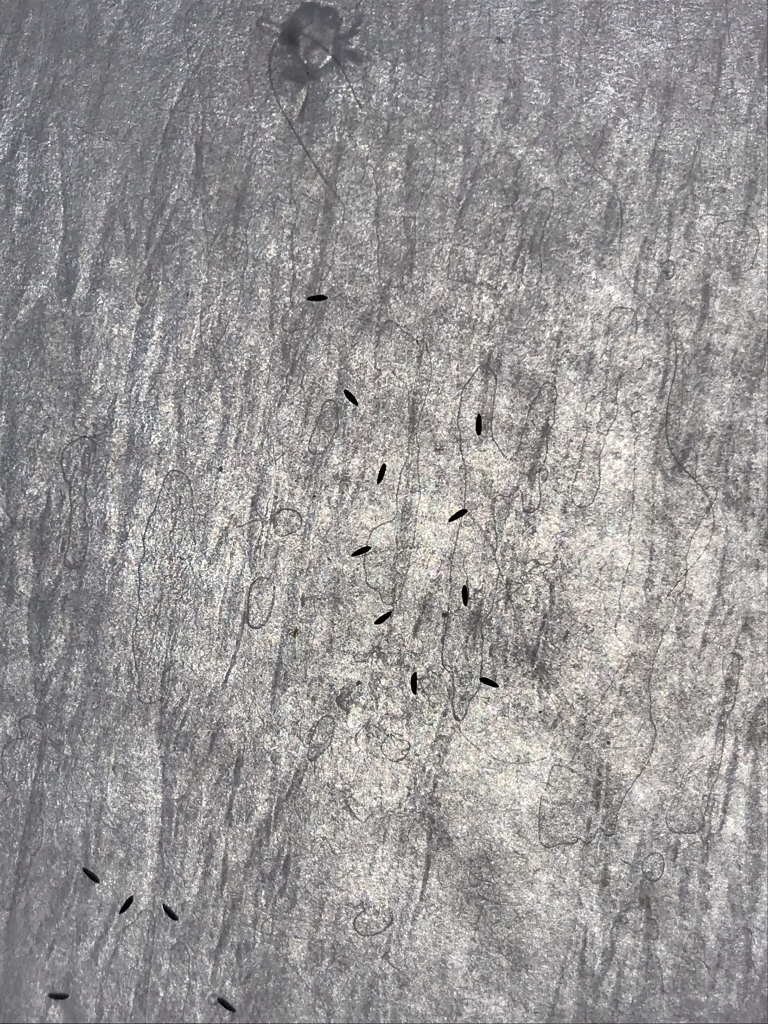
#> input picture Sample Images/SampleImage (1).JPEG, 1536 x 2048 px (shown at 1/2 size)
$ python -i ImgProcessing.py   (imports and definitions only)
#> lines starting #> are read from the running program, lines starting #| are printed output that depends on the picture; after the words box and inside, x2 and y2 are one past the last pixel; in counts of white or black regions, pixels touching at a corner belong together
#> further down, picture is the input picture: shape (2048, 1536, 3); mean B, G, R 149.9, 149.7, 151.8
import cv2
import numpy as np
from pyefd import elliptic_fourier_descriptors

class ImgProcessing:
    def __init__(self):
        self.min_H, self.max_H = 0, 179
        self.min_S, self.max_S = 0, 255
        self.min_V, self.max_V = 0, 50
        self.kernel = np.ones((3,3), np.uint8)

    def scale_img(self, img, scale):
#> called with scale = 500
        scale_percent = scale # percent of original size
        width = int(img.shape[1] * scale_percent / 100)
#> width = 7680
        height = int(img.shape[0] * scale_percent / 100)
#> height = 10240
        dim = (width, height)
#> dim = (7680, 10240)
        resized = cv2.resize(img, dim, interpolation=cv2.INTER_CUBIC)
        return resized

    def preprocess_img(self, img):
        scaled = self.scale_img(img, 500)
        hsv_img = cv2.cvtColor(scaled, cv2.COLOR_BGR2HSV)
        mask = cv2.inRange(hsv_img, (self.min_H, self.min_S, self.min_V), (self.max_H, self.max_S, self.max_V))
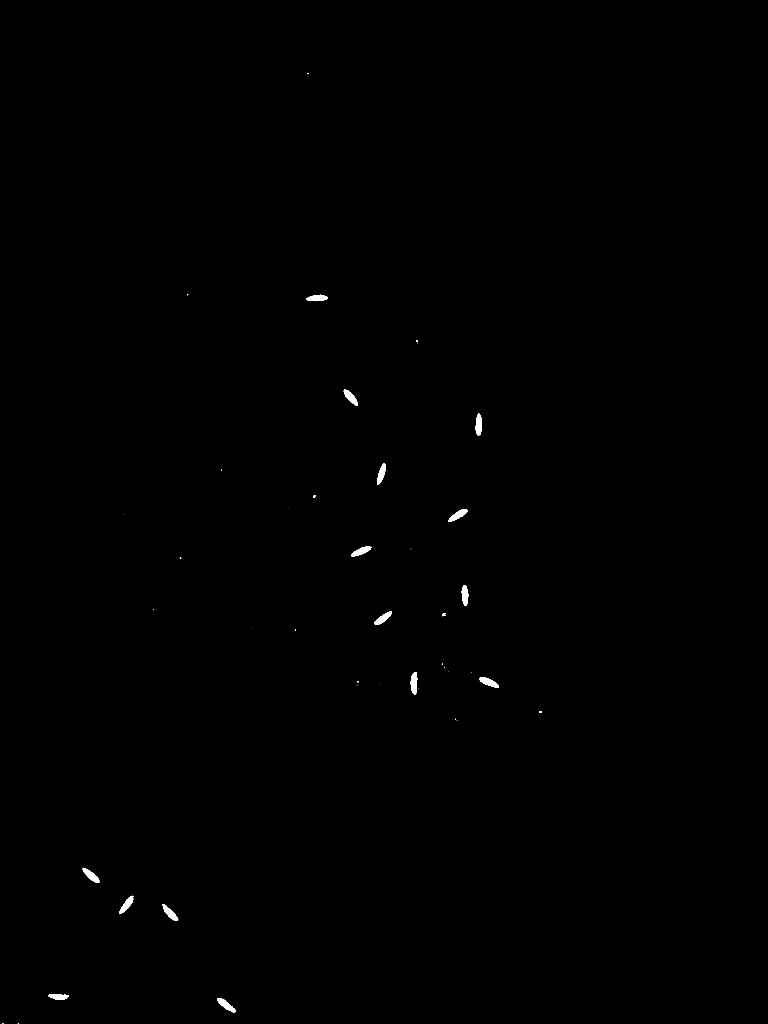
#> mask: shape (10240, 7680) (shown at 1/10 size); 0.18% white; 48 white regions (18 under 20 px), largest, box (x1, y1, x2, y2) and area: (4107, 6721, 4173, 6947) 10606, (4794, 6774, 4989, 6874) 9890, (4487, 5091, 4676, 5219) 9880
        opening = cv2.morphologyEx(mask, cv2.MORPH_OPEN, self.kernel)
#> opening: shape (10240, 7680); 0.18% white; 31 white regions (4 under 20 px), largest, box (x1, y1, x2, y2) and area: (4107, 6722, 4173, 6947) 10604, (4794, 6774, 4989, 6874) 9889, (4487, 5092, 4676, 5219) 9878
        return opening

    def canny_edge(self, opening):
        v = np.median(opening)
        sigma = 0.33
        lower = int(max(0, (1.0 - sigma) * v))
        upper = int(min(255, (1.0 + sigma) * v))
        edge = cv2.Canny(opening, lower, upper)
        return edge

    def get_contour(self, canny_edge):
        cnts, h = cv2.findContours(canny_edge, cv2.RETR_LIST, cv2.CHAIN_APPROX_SIMPLE)
        return max(cnts, key=cv2.contourArea)

    def merge_contour(self, c1, c2):
        return np.concatenate((np.array(c1).reshape(-1,1,2), np.array(c2).reshape(-1,1,2)))

    def extract_efd(self, img):
        cont = img.reshape(-1,2)
        coeffs = elliptic_fourier_descriptors(cont, order=10, normalize='False')
        return coeffs.flatten()

>>> import cv2
>>> picture = cv2.imread('Sample Images/SampleImage (1).JPEG')
>>> result = ImgProcessing().preprocess_img(picture)

$ run again, on Sample Images/SampleImage (10).JPEG
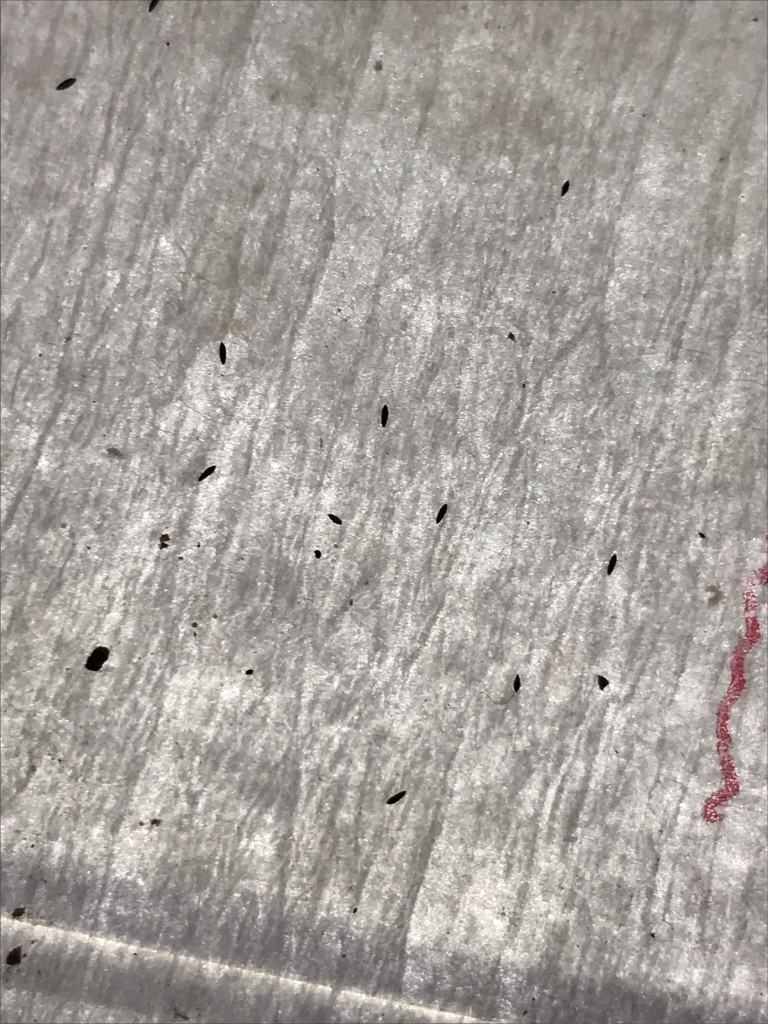
#> input picture Sample Images/SampleImage (10).JPEG, 1536 x 2048 px (shown at 1/2 size)
#> picture is the input picture: shape (2048, 1536, 3); mean B, G, R 157.2, 161.5, 166.7
#> in preprocess_img, `mask = cv2.inRange(hsv_img, (self.min_H, self.min_S, self.min_V), (sel..`:
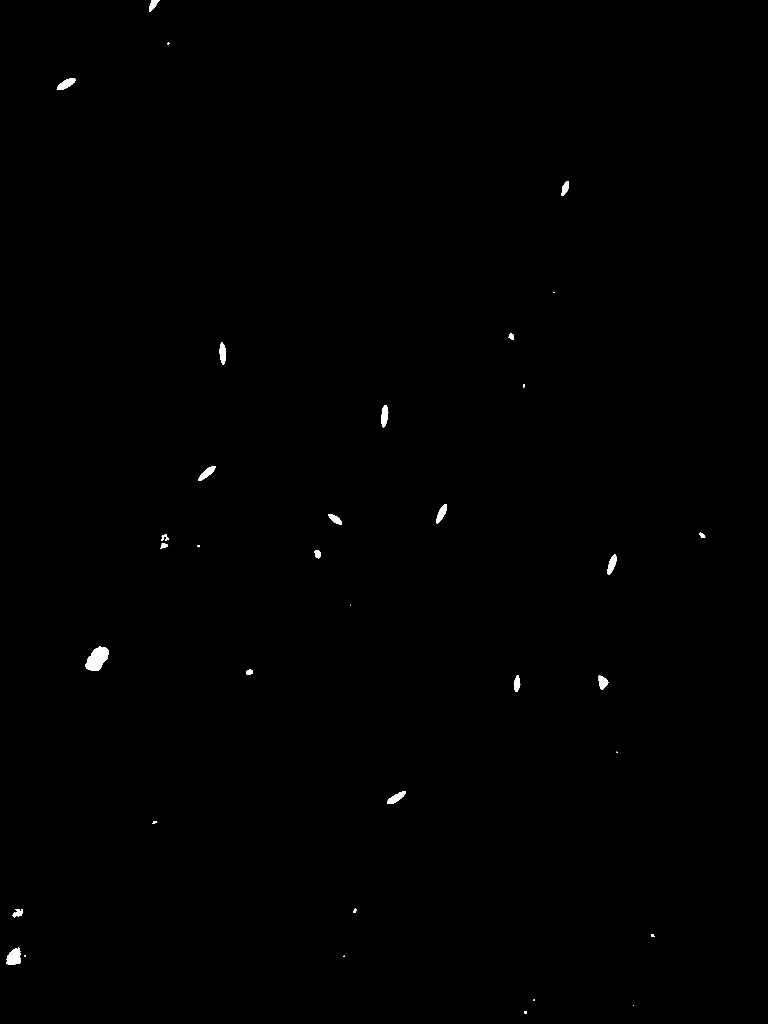
#> mask: shape (10240, 7680) (shown at 1/10 size); 0.22% white; 39 white regions (3 under 20 px), largest, box (x1, y1, x2, y2) and area: (856, 6468, 1088, 6710) 35775, (66, 9473, 206, 9650) 17028, (569, 785, 752, 896) 10574
#> opening: shape (10240, 7680); 0.22% white; 38 white regions (3 under 20 px), largest, box (x1, y1, x2, y2) and area: (856, 6468, 1087, 6710) 35770, (66, 9473, 206, 9650) 17014, (570, 785, 752, 896) 10571
